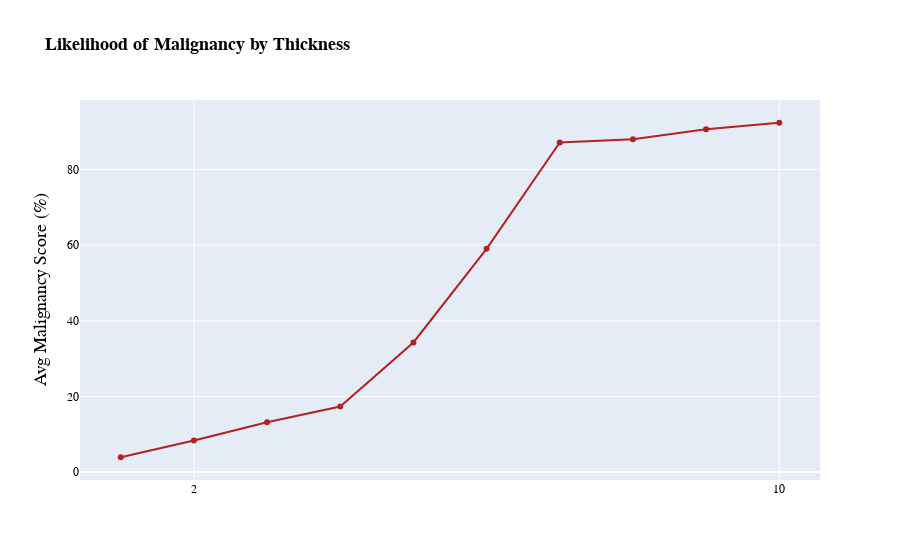

Source (notebook cell):
### Code cell
fig = go.Figure()
fig.add_trace(go.Scatter(x=thick.index, y=thick['Score']*100,
                    mode='lines+markers',
                    name='lines+markers', 
                    line=dict(color='firebrick', width=2)))

fig.update_xaxes(tick0=2, dtick=8)

fig.update_layout(title='<b>Likelihood of Malignancy by Thickness</b>',
                  titlefont=dict(size =18, color='black', family='Adobe Garamond'),
                  xaxis=dict(tickfont=dict(family='Adobe Garamond',size=12,color='black')),
                  yaxis=dict(tickfont=dict(family='Adobe Garamond',size=12,color='black')),
                   yaxis_title='Avg Malignancy Score (%)')
fig.update_yaxes(title_font=dict(size=18, family='Adobe Garamond', color='black'))

fig.show()

### Figure 1 — Plotly figure (JSON) as saved in the notebook; plotly's stock layout.template omitted (floating-point values rounded to 4 significant figures)
{"data": [{"line": {"color": "firebrick", "width": 2}, "mode": "lines+markers", "name": "lines+markers", "type": "scatter", "x": [1, 2, 3, 4, 5, 6, 7, 8, 9, 10], "y": [3.929, 8.356, 13.16, 17.31, 34.27, 59.02, 87.13, 87.95, 90.59, 92.33]}], "layout": {"title": {"font": {"color": "black", "family": "Adobe Garamond", "size": 18}, "text": "<b>Likelihood of Malignancy by Thickness</b>"}, "xaxis": {"dtick": 8, "tick0": 2, "tickfont": {"color": "black", "family": "Adobe Garamond", "size": 12}}, "yaxis": {"tickfont": {"color": "black", "family": "Adobe Garamond", "size": 12}, "title": {"font": {"color": "black", "family": "Adobe Garamond", "size": 18}, "text": "Avg Malignancy Score (%)"}}}}
